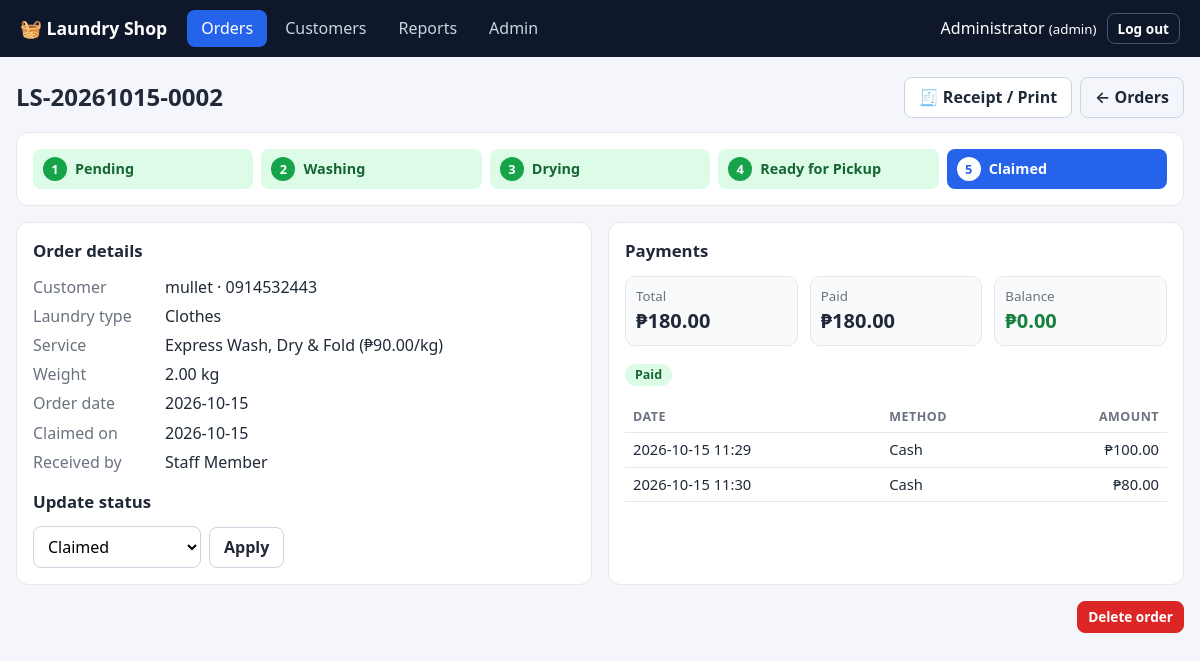
The app's page /orders/2 (signed in) with its own data.
### tables this page shows
CREATE TABLE orders (
    id           INTEGER PRIMARY KEY AUTOINCREMENT,
    order_no     TEXT NOT NULL UNIQUE,
    customer_id  INTEGER NOT NULL REFERENCES customers(id),
    laundry_type TEXT NOT NULL,
    weight_kg    REAL NOT NULL CHECK (weight_kg > 0),
    service_id   INTEGER NOT NULL REFERENCES services(id),
    price_per_kg REAL NOT NULL,          -- price snapshot so later price changes don't alter old orders
    total        REAL NOT NULL,
    order_date   TEXT NOT NULL,          -- YYYY-MM-DD
    status       TEXT NOT NULL DEFAULT 'Pending',
    claimed_date TEXT,
    created_by   INTEGER
);

CREATE TABLE customers (
    id         INTEGER PRIMARY KEY AUTOINCREMENT,
    name       TEXT NOT NULL,
    contact    TEXT NOT NULL DEFAULT '',
    created_at TEXT NOT NULL DEFAULT CURRENT_TIMESTAMP
);

CREATE TABLE services (
    id           INTEGER PRIMARY KEY AUTOINCREMENT,
    name         TEXT NOT NULL UNIQUE,
    price_per_kg REAL NOT NULL CHECK (price_per_kg >= 0)
);

CREATE TABLE users (
    id            INTEGER PRIMARY KEY AUTOINCREMENT,
    username      TEXT NOT NULL UNIQUE COLLATE NOCASE,
    full_name     TEXT NOT NULL,
    password_hash TEXT NOT NULL,
    salt          TEXT NOT NULL,
    role          TEXT NOT NULL CHECK (role IN ('admin', 'staff'))
);

CREATE TABLE payments (
    id          INTEGER PRIMARY KEY AUTOINCREMENT,
    order_id    INTEGER NOT NULL REFERENCES orders(id) ON DELETE CASCADE,
    amount      REAL NOT NULL CHECK (amount > 0),
    method      TEXT NOT NULL,
    paid_date   TEXT NOT NULL,           -- YYYY-MM-DD HH:MM:SS
    received_by INTEGER
);

### app.py (the view)
@app.route("/orders/<int:order_id>")
@login_required
def order_detail(order_id):
    return render_template("order_detail.html", o=order_or_404(order_id), payments=db.order_payments(order_id))

### app.py (called while the page is built)
def csrf_token():
    if "_csrf" not in session:
        session["_csrf"] = secrets.token_hex(16)
    return session["_csrf"]

@app.before_request
def check_csrf():
    if request.method == "POST":
        sent, real = request.form.get("_csrf", ""), session.get("_csrf", "")
        if not real or not secrets.compare_digest(sent, real):
            abort(400, "Invalid or missing form token. Go back, refresh the page and try again.")

@app.template_filter("peso")
def peso(value):
    return f"₱{value or 0:,.2f}"

@app.context_processor
def inject_globals():
    return dict(
        user=session.get("user"), csrf_token=csrf_token, statuses=db.STATUSES,
        methods=db.PAYMENT_METHODS, pay_status=db.payment_status,
        shop_name=SHOP_NAME, shop_address=SHOP_ADDRESS, shop_contact=SHOP_CONTACT,
        balance_of=lambda o: max(round(o["total"] - o["paid"], 2), 0),
    )

def login_required(view):
    @wraps(view)
    def wrapper(*a, **kw):
        if not session.get("user"):
            return redirect(url_for("login"))
        return view(*a, **kw)
    return wrapper

def order_or_404(order_id):
    order = db.get_order(order_id)
    if order is None:
        abort(404)
    return order

### db.py (called while the page is built)
@contextmanager
def db():
    conn = sqlite3.connect(DB_PATH)
    conn.row_factory = sqlite3.Row
    conn.execute("PRAGMA foreign_keys = ON")
    try:
        yield conn
        conn.commit()
    except Exception:
        conn.rollback()
        raise
    finally:
        conn.close()

def payment_status(total, paid):
    if paid >= total - 0.005:
        return "Paid"
    if paid > 0:
        return "Partial"
    return "Unpaid"

def get_order(order_id):
    with db() as c:
        return c.execute(ORDER_SELECT + " WHERE o.id = ?", (order_id,)).fetchone()

def order_payments(order_id):
    with db() as c:
        return c.execute("SELECT * FROM payments WHERE order_id=? ORDER BY id", (order_id,)).fetchall()

### templates/order_detail.html (shortened to what this page needs)
{% extends "base.html" %}
{% block content %}
{% set bal = balance_of(o) %}
<div class="page-head">
  <h1>{{ o.order_no }}</h1>
  <div class="actions">
    <a class="btn" href="{{ url_for('receipt', order_id=o.id) }}" target="_blank">🧾 Receipt / Print</a>
    <a class="btn ghost" href="{{ url_for('orders') }}">← Orders</a>
  </div>
</div>
<div class="stepper card">
  {% set cur = statuses.index(o.status) %}
  {% for s in statuses %}
  <div class="step {{ 'done' if loop.index0 < cur }} {{ 'current' if loop.index0 == cur }}"><span>{{ loop.index }}</span>{{ s }}</div>
  {% endfor %}
</div>
<div class="grid2">
  <section class="card">
    <h2>Order details</h2>
    <dl>
      <dt>Customer</dt><dd>{{ o.customer }}{% if o.contact %} · {{ o.contact }}{% endif %}</dd>
      <dt>Laundry type</dt><dd>{{ o.laundry_type }}</dd>
      <dt>Service</dt><dd>{{ o.service }} ({{ o.price_per_kg|peso }}/kg)</dd>
      <dt>Weight</dt><dd>{{ '%.2f'|format(o.weight_kg) }} kg</dd>
      <dt>Order date</dt><dd>{{ o.order_date }}</dd>
      <dt>Claimed on</dt><dd>{{ o.claimed_date or '—' }}</dd>
      <dt>Received by</dt><dd>{{ o.staff or '—' }}</dd>
    </dl>
    <h2>Update status</h2>
    <form method="post" action="{{ url_for('order_status', order_id=o.id) }}" class="inline-form"
          onsubmit="return confirmClaim(this)">
      <select name="status">{% for s in statuses %}<option {{ 'selected' if s == o.status }}>{{ s }}</option>{% endfor %}</select>
      <button class="btn">Apply</button>
    </form>
  </section>
  <section class="card">
    <h2>Payments</h2>
    <div class="money">
      <div><small>Total</small><strong>{{ o.total|peso }}</strong></div>
      <div><small>Paid</small><strong>{{ o.paid|peso }}</strong></div>
      <div><small>Balance</small><strong class="{{ 'due' if bal > 0 else 'ok' }}">{{ bal|peso }}</strong></div>
    </div>
    <p><span class="badge pay-{{ pay_status(o.total, o.paid)|lower }}">{{ pay_status(o.total, o.paid) }}</span></p>
    {% if payments %}
    <table class="mini">
      <thead><tr><th>Date</th><th>Method</th><th class="r">Amount</th></tr></thead>
      <tbody>{% for p in payments %}<tr><td>{{ p.paid_date[:16] }}</td><td>{{ p.method }}</td><td class="r">{{ p.amount|peso }}</td></tr>{% endfor %}</tbody>
    </table>
    {% else %}<p class="muted">No payments recorded yet.</p>{% endif %}
  </section>
</div>
{% if user.role == 'admin' %}
<form method="post" action="{{ url_for('order_delete', order_id=o.id) }}" class="danger-zone"
      onsubmit="return confirm('Permanently delete this order and its payments?')">
  <button class="btn danger small">Delete order</button>
</form>
{% endif %}
{% endblock %}

### static/style.css (style rules this page uses)
:root { --bg:#f4f6fb;--card:#fff;--text:#1f2937;--muted:#6b7280;--line:#e5e7eb;--primary:#2563eb;--primary-d:#1d4ed8;--danger:#dc2626;--ok:#15803d }
* { box-sizing:border-box }
body { margin:0;font-family:system-ui,-apple-system,"Segoe UI",Roboto,sans-serif;background:var(--bg);color:var(--text);line-height:1.45 }
a { color:var(--primary);text-decoration:none }
h1 { font-size:1.5rem;margin:0 }
h2 { font-size:1.05rem;margin:0 0 .75rem }
.r { text-align:right }
.card { background:var(--card);border:1px solid var(--line);border-radius:12px;padding:16px;margin-bottom:16px }
.page-head { display:flex;justify-content:space-between;align-items:center;margin-bottom:14px;gap:10px;flex-wrap:wrap }
.actions { display:flex;gap:8px }
.grid2 { display:grid;grid-template-columns:repeat(auto-fit,minmax(340px,1fr));gap:16px }
.grid2>.card { margin-bottom:0 }
.grid2 { margin-bottom:16px }
input,select { font:inherit;padding:8px 10px;border:1px solid #cbd5e1;border-radius:8px;background:#fff;max-width:100% }
.btn { font:inherit;font-weight:600;padding:8px 14px;border-radius:8px;border:1px solid #cbd5e1;background:#fff;color:var(--text);cursor:pointer;display:inline-block }
.btn.danger { background:var(--danger);border-color:var(--danger);color:#fff }
.btn.ghost { background:transparent }
.btn.small { padding:5px 10px;font-size:.85rem }
.inline-form { display:flex;gap:8px;flex-wrap:wrap;align-items:center;margin:0 }
table { width:100%;border-collapse:collapse;font-size:.92rem }
th,td { padding:9px 10px;border-bottom:1px solid var(--line);text-align:left;white-space:nowrap }
th.r,td.r { text-align:right }
th { font-size:.78rem;text-transform:uppercase;letter-spacing:.04em;color:var(--muted) }
table.mini th,table.mini td { padding:6px 8px }
.badge { display:inline-block;padding:2px 10px;border-radius:999px;font-size:.78rem;font-weight:600;background:#e5e7eb }
.pay-paid { background:#dcfce7;color:#166534 }
.stepper { display:flex;gap:8px;flex-wrap:wrap }
.step { flex:1;min-width:110px;display:flex;align-items:center;gap:8px;padding:8px 10px;border-radius:8px;background:#f1f5f9;color:var(--muted);font-weight:600;font-size:.9rem }
.step span { display:inline-grid;place-items:center;width:24px;height:24px;border-radius:50%;background:#cbd5e1;color:#fff;font-size:.8rem }
.step.done { background:#dcfce7;color:#166534 }
.step.done span { background:#16a34a }
.step.current { background:var(--primary);color:#fff }
.step.current span { background:#fff;color:var(--primary) }
dl { display:grid;grid-template-columns:120px 1fr;gap:6px 12px;margin:0 0 16px }
dt { color:var(--muted) }
dd { margin:0 }
.money { display:flex;gap:12px;margin-bottom:10px;flex-wrap:wrap }
.money>div { flex:1;min-width:110px;background:#f8fafc;border:1px solid var(--line);border-radius:10px;padding:10px }
.money small { display:block;color:var(--muted) }
.money strong { font-size:1.25rem }
.ok { color:var(--ok) }
.danger-zone { text-align:right;margin-top:8px }

### records on screen
orders: order_no "LS-20261015-0002", laundry_type "Clothes", price_per_kg|peso "₱90.00", weight_kg "2.00", order_date "2026-10-15", claimed_date "2026-10-15", total|peso "₱180.00", total "Paid"
customers: customer "mullet", contact "0914532443"
services: service "Express Wash, Dry & Fold"
users: full_name "Staff Member"
payments: paid_date "2026-10-15 11:29", method "Cash", amount|peso "₱100.00"
payments: paid_date "2026-10-15 11:30", method "Cash", amount|peso "₱80.00"

### other values on screen
{{ user.name }} "Administrator"
{{ user.role }} "admin"
{{ s }} "Pending" "Washing" "Drying" "Ready for Pickup" "Claimed"
{{ o.paid|peso }} "₱180.00"
{{ bal|peso }} "₱0.00"
form field status "Claimed"
